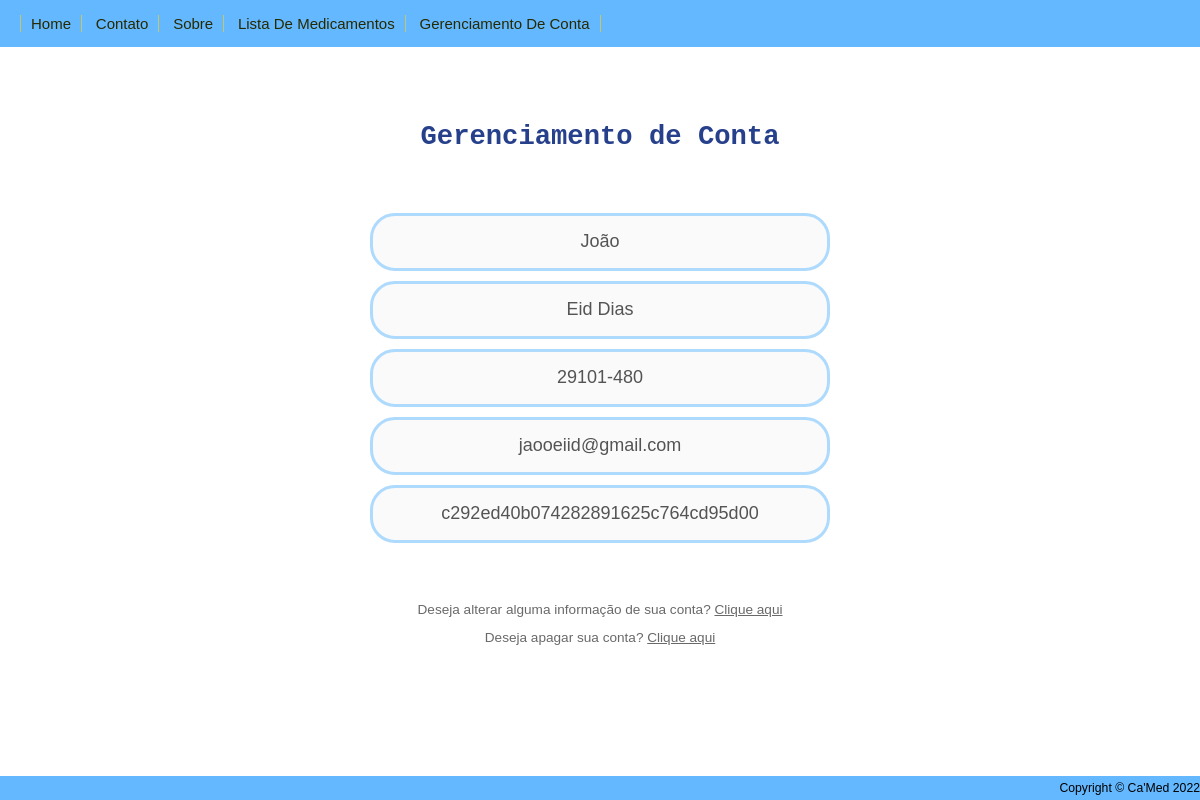
/gerenciamentodeconta.php (signed in), run on the app's committed database.
### tables this page shows
CREATE TABLE `usuario` (
  `idUsuario` int(11) NOT NULL,
  `nomeUsuario` varchar(100) NOT NULL,
  `sobrenomeUsuario` varchar(100) NOT NULL,
  `cepUsuario` varchar(9) NOT NULL,
  `emailUsuario` varchar(100) NOT NULL,
  `senhaUsuario` varchar(300) NOT NULL
);

### gerenciamentodeconta.php (the view, shortened to what this page needs)
<?php include_once 'header.php';?>
<div class="row">
	<br>
	<h1><p>Gerenciamento de Conta</p></h1>
	<center>
		<tbody>
			<?php
			$sql="SELECT idUsuario, nomeUsuario, sobrenomeUsuario, cepUsuario, emailUsuario, senhaUsuario from usuario WHERE idUsuario = $id";
			$resultado= mysqli_query($conexao,$sql);
			if (mysqli_num_rows($resultado)>0):
				while($dados =mysqli_fetch_array($resultado)):
?>
			<div class="display">
				<input disabled value="<?php  echo $dados['nomeUsuario'];?>">
				<input disabled value="<?php  echo $dados['sobrenomeUsuario'];?>">
				<input disabled value="<?php  echo $dados['cepUsuario'];?>">
				<input disabled value="<?php  echo $dados['emailUsuario'];?>">
				<input disabled value="<?php  echo $dados['senhaUsuario'];?>">
			</div>
<?php
			 endwhile;
			endif;
?>
		</tbody>
	</center>
	<br>
</div>
	<br>
	<br>
	<p>Deseja alterar alguma informação de sua conta? <a href="alterar.php">Clique aqui</a></p>
	<p>Deseja apagar sua conta? <a href="excluir.php">Clique aqui</a></p>
<?php include_once 'footer.php';?>

### CSS/estilo.css (style rules this page uses)
html { height: 100%; }
body { margin: 0; padding: 0; font: 85% arial, hevetica, sans-serif; text-align: center; color: #696969; background: #696969 url(img_39.gif) repeat 0 0; background-color: #FFFFFF; min-height: 100%; }
a:link { color: #696969; }
h1, h2, h3, h4, h5, h6 { margin: 0 0 .5em; }
h1 { font-family: "Lucida Console", "Courier New", monospace; color: #27408B; text-align: center; padding: 10px; }
.display { display: flex; justify-content: center; width: 50%; flex-wrap: wrap }
.display input { display: block; border-radius: 25px; border: 3px solid #AEDAFD; width: 75%; height: 50px; text-align: center; font-size:18px; margin-top: 10px }

### data on the page
usuario: nomeUsuario "João", sobrenomeUsuario "Eid Dias", cepUsuario "29101-480", emailUsuario "jaooeiid@gmail.com", senhaUsuario "c292ed40b074282891625c764cd95d00"
